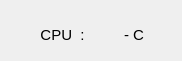
<?xml version="1.0" encoding="UTF-8"?>
<ui version="4.0">
 <class>Form</class>
 <widget class="QWidget" name="Form">
  <property name="geometry">
   <rect>
    <x>0</x>
    <y>0</y>
    <width>178</width>
    <height>61</height>
   </rect>
  </property>
  <property name="windowTitle">
   <string>Form</string>
  </property>
  <property name="autoFillBackground">
   <bool>false</bool>
  </property>
  <layout class="QHBoxLayout" name="horizontalLayout_2">
   <item>
    <widget class="QWidget" name="widget_2" native="true">
     <property name="minimumSize">
      <size>
       <width>160</width>
       <height>35</height>
      </size>
     </property>
     <layout class="QHBoxLayout" name="horizontalLayout">
      <item>
       <widget class="QLabel" name="temp_label">
        <property name="minimumSize">
         <size>
          <width>85</width>
          <height>30</height>
         </size>
        </property>
        <property name="maximumSize">
         <size>
          <width>85</width>
          <height>30</height>
         </size>
        </property>
        <property name="font">
         <font>
          <pointsize>11</pointsize>
         </font>
        </property>
        <property name="text">
         <string>CPU  :</string>
        </property>
        <property name="alignment">
         <set>Qt::AlignCenter</set>
        </property>
       </widget>
      </item>
      <item>
       <widget class="QLabel" name="temp_value">
        <property name="minimumSize">
         <size>
          <width>80</width>
          <height>30</height>
         </size>
        </property>
        <property name="maximumSize">
         <size>
          <width>80</width>
          <height>30</height>
         </size>
        </property>
        <property name="font">
         <font>
          <pointsize>11</pointsize>
         </font>
        </property>
        <property name="text">
         <string>- C</string>
        </property>
        <property name="alignment">
         <set>Qt::AlignCenter</set>
        </property>
       </widget>
      </item>
     </layout>
    </widget>
   </item>
  </layout>
 </widget>
 <resources/>
 <connections/>
</ui>
